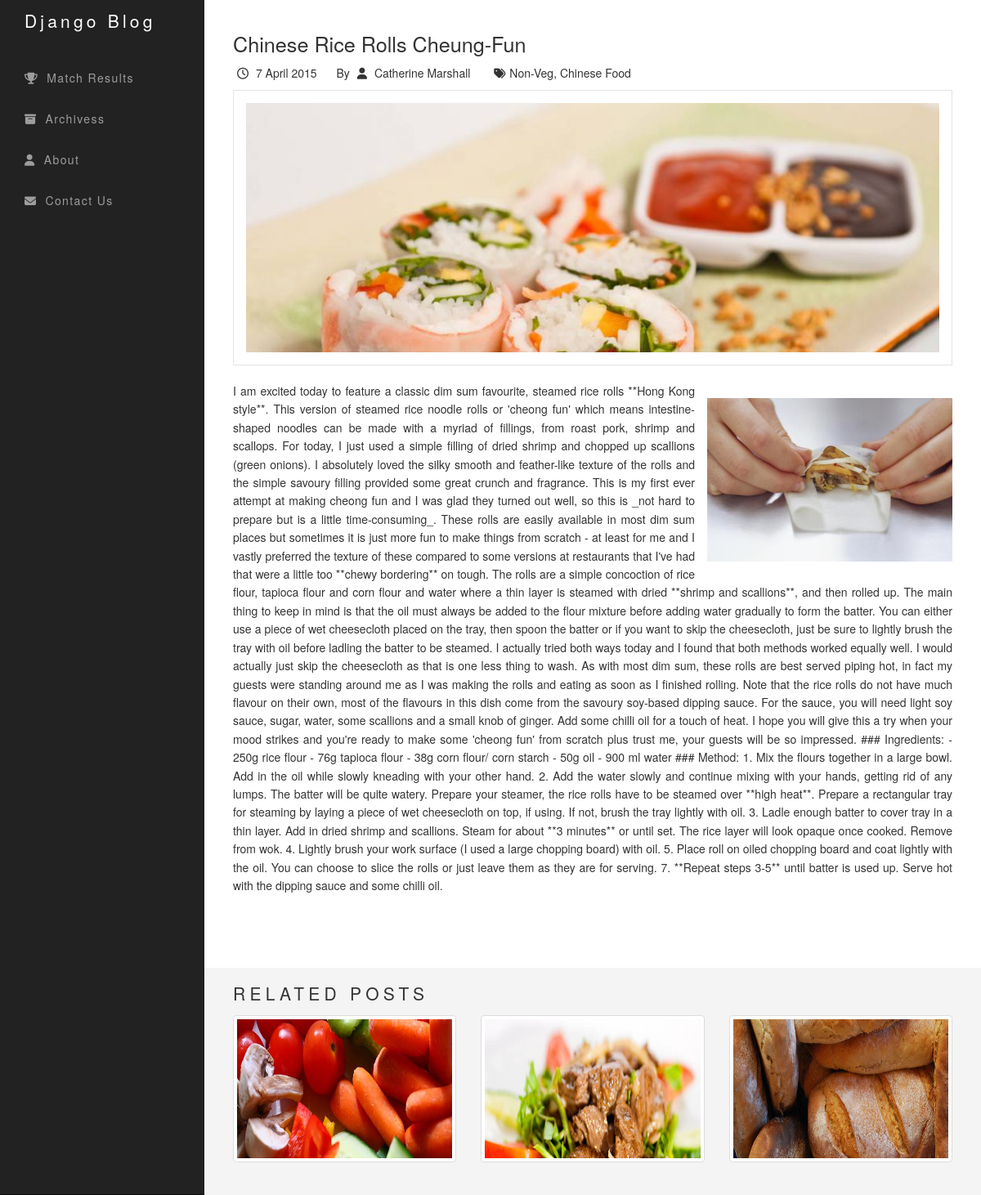
Screenshot of /blog/chinese-rice-rolls-cheung-fun/ with the database file from the repository.
### blog/models.py (models this page shows, shortened)
class PostEntry(models.Model):
	title = models.CharField(max_length=200)
	hero_image = models.ImageField(upload_to='blog/media/')
	post_body = models.TextField()
	post_image = models.ImageField(upload_to='blog/media/', blank=True)
	author = models.CharField(max_length=30)
	created = models.DateTimeField('date published')
	slug = models.SlugField(max_length=200, unique=True)
	published = models.BooleanField(default=True)
	tags = models.ManyToManyField(PostTag)
	objects = PostEntryQuery.as_manager()

class PostTag(models.Model):
	tag = models.CharField(max_length=30)
	def __str__(self):
		return self.tag

### blog/views.py (the view)
# urls.py: url(r'^(?P<article_slug>[\w\-]+)/$', views.Article, name="article"),
def Article(request, article_slug):
	article = models.PostEntry.objects.get(slug=article_slug)
	randomPosts = models.PostEntry.objects.randomPost()
	context = {'article' : article,  'randomPosts': randomPosts}
	return render(request, 'blog/article.html', context)

### blog/models.py (called while the page is built)
	def published(self):
		return self.filter(published=True)

	def randomPost(self):
		return self.published().order_by('?')[:3]

### blog/templates/blog/article.html
{% extends "blog/base.html" %}
{% load django_markdown %}
{% if  article %}
    {% block blog_entries %}
        <div class="col-lg-12 blog-post">
            <h1>{{ article.title }}</h1>
            <p class="blog-post-meta">
                <span class="post-time">
                    <i class="fa fa-clock-o"></i> {{article.created | date:'j F Y'}}
                </span>
                <span class="post-author">
                    By <i class="fa fa-user"></i> <a href="#">{{article.author}}</a>
                </span>
                <span class="tags">
                    <i class="fa fa-tags"></i>{{article.tags.all | join:", "}}
                </span>
            </p>
            <img src="/blog/{{article.hero_image.url}}" class="single_post_hero_image">
            <span class="blog-post-single">
                {% if article.post_image %}
                    <img src="/blog/{{article.post_image.url}}" class="post_image">
                {% endif %}
                {{ article.post_body | markdown }}
            </span>
        </div>
    {% endblock %}
{% endif %}

### blog/templates/blog/base.html (shortened to what this page needs)
{% load staticfiles %}
<!DOCTYPE html>
<html lang="en">
  <head>
    <link href="{% static "css/font-awesome.min.css" %}" rel="stylesheet">
    <link rel="stylesheet" href="http://maxcdn.bootstrapcdn.com/font-awesome/4.3.0/css/font-awesome.min.css">
    <link href="{% static "css/bootstrap.min.css" %}" rel="stylesheet">
    <link href="{% static "css/style.css" %}" rel="stylesheet">
  </head>
  <body>
    <div id="wrapper">
        <div class="navbar navbar-inverse navbar-fixed-top" role="navigation" id="navigation">
            <div class="navbar-header">
                <a class="navbar-brand" href="/blog">Django Blog</a>
            </div>
            <div class="collapse navbar-collapse" id="nav-collapse">
                <ul class="nav navbar-nav menu">
                    <li><a href="#"><i class="fa fa-trophy"></i>Match Results</a></li>
                    <li><a href="#"><i class="fa fa-archive"></i>Archivess</a></li>
                    <li><a href="#"><i class="fa fa-user"></i>About</a></li>
                    <li><a href="#"><i class="fa fa-envelope"></i>Contact Us</a></li>
                </ul>
            </div>
        </div>
        <div id="page-content-wrapper">
            <div class="container-fluid">
                <div class="row">
              	   {% block blog_entries %} {% endblock %}
                </div>
            </div>
        </div>
        <div id="related-posts">
            <div class="container-fluid">
                <h2>Related Posts</h2>
                <div class="row">
                  {% include "blog/randomArticle.html" %}
                </div>
            </div>
        </div>
    </div>
  </body>
</html>

### blog/templates/blog/randomArticle.html (shortened to what this page needs)
{%if randomPosts %}
	{% for randomPost in randomPosts %}
		<div class="col-md-4">
			<a href="/blog/{{ randomPost.slug }}/">
				<div class="thumbnail">
					<img  src="/blog/{{randomPost.hero_image.url}}">
				</div>
			</a>
		</div>
	{% endfor %}
{% endif %}

### blog/static/css/style.css (style rules this page uses)
#page-content-wrapper { margin-top: 60px; }
#navigation li>a, .navbar-brand { padding-left: 30px; }
.navbar-brand { letter-spacing: 0.2em; font-size: 1.5em; }
#navigation li { color:#999999; }
#navigation a>i { padding-right: 10px; }
.blog-post { margin-bottom: 30px; text-align: justify; line-height: 1.6em; }
.blog-post h1 { font-size: 1.5em; text-transform: capitalize; }
.blog-post img { display: block; text-align: center; }
.blog-post a { color: #333; }
.blog-post-meta { width: 600px; }
.blog-post-meta i { padding-right: 5px; padding-left: 5px; }
.blog-post .post-author, .blog-post .post-time, .tags { margin-right: 20px; }
.blog-post-single img { display: none; }
img { max-width: 100%; }
.hero_image, .single_post_hero_image { width: 100%; min-height: 180px; margin: 5px 0px 15px 0; }
#related-posts { margin-top: 40px; border-top: #DBDBDB; background: #f4f4f4; padding: 5px; margin-bottom: 0; }
#related-posts h2 { font-size: 1.5em; text-transform: uppercase; padding-bottom: 5px; letter-spacing: 0.25em; }
.menu>li>a { letter-spacing: 0.1em; }
.thumbnail { position:relative; overflow:hidden; }
.thumbnail img { height: 170px; width: 100%; }
@media (min-width:768px) { #wrapper { padding-left: 250px; } }
@media (min-width:768px) { #page-content-wrapper, #related-posts { padding: 20px; position: relative; } }
@media (min-width:768px) { #related-posts { padding-top: 0px; } }
@media (min-width:768px) { #navigation { float: none; width: 250px; height: 100%; } }
@media (min-width:768px) { #navigation li { width: 250px; float: none; } }
@media (min-width:768px) { .navbar-brand { width:250px; background: rgb(47, 47, 47); } }
@media (min-width:768px) { #page-content-wrapper { margin-top: 0px; } }
@media (min-width:768px) { #nav-collapse>.menu { margin-top: 20px; } }
@media (min-width:768px) { .blog-post h1 { font-size: 1.8em; } }
@media (min-width:768px) { .single_post_hero_image { width: 100%; max-height: 376px; padding: 15px; border: 1px solid #e3e3e3; margin: 5px auto; margin-bottom: 20px; float: none; } }
@media (min-width:768px) { .blog-post-single img { display: block; width: 300px; float: right; margin: 20px 0 15px 15px; } }

### rows the page displays
PostEntry: title "Chinese Rice Rolls Cheung-Fun", created "7 April 2015", author "Catherine Marshall", tags.all "Non-Veg, Chinese Food", hero_image (picture), post_image (picture), post_body "I am excited today to feature a classic dim sum favourite, steamed rice rolls **Hong Kong style**. This version of steamed rice noodle rolls or 'cheong fun' which means intestine-shaped noodles can be made with a myriad of fillings, from roast pork, shrimp and scallops. For today, I just used a simple filling of dried shrimp and chopped up scallions (green onions). I absolutely loved the silky smooth and feather-like texture of the rolls and the simple savoury filling provided some great crunch and fragrance. This is my first ever attempt at making cheong fun and I was glad they turned out well, so this is _not hard to prepare but is a little time-consuming_. These rolls are easily…"
PostEntry: hero_image (picture)
PostEntry: hero_image (picture)
PostEntry: hero_image (picture)
